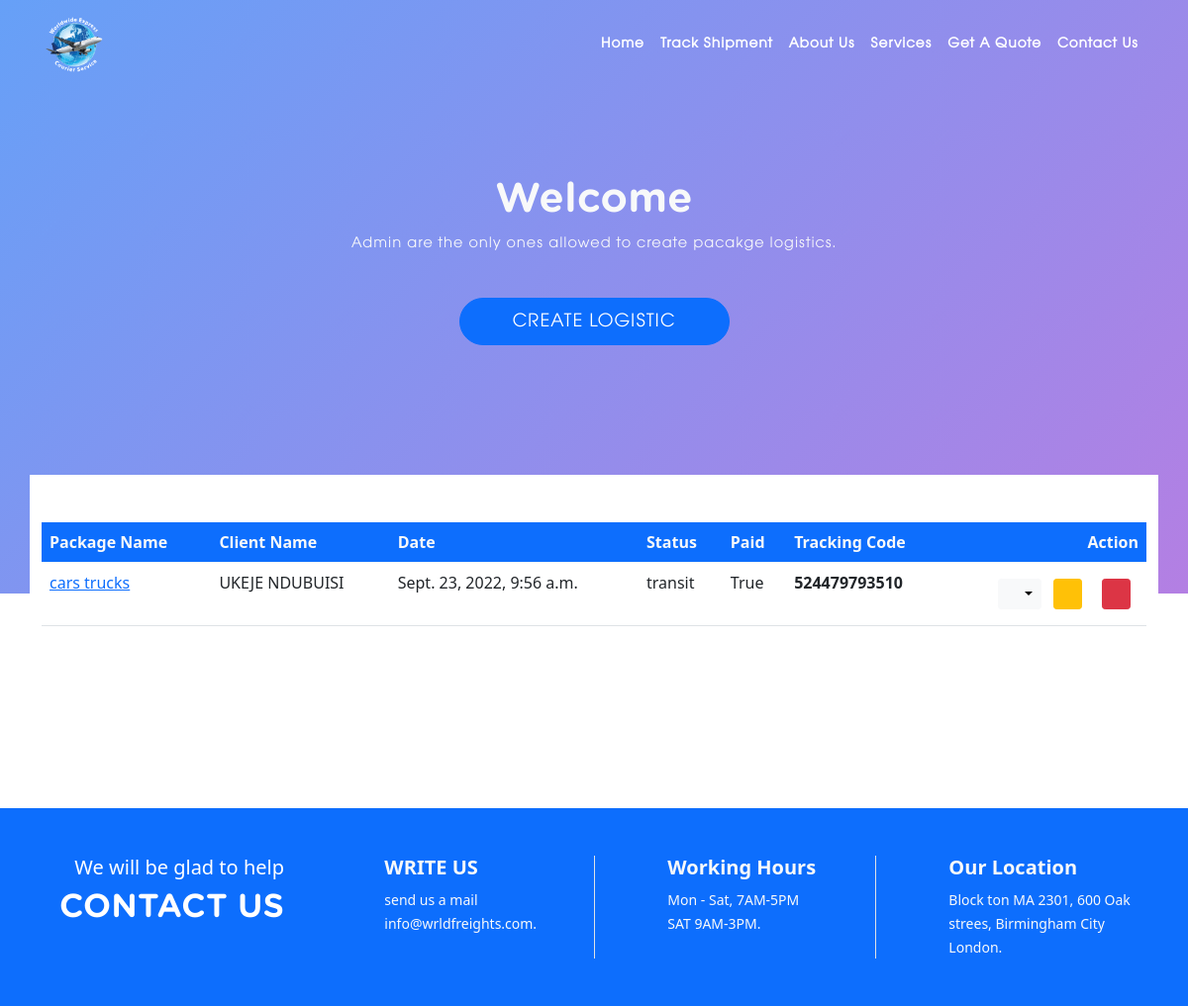
/dashboard/dalimike/, run on an earlier commit of the app's database.
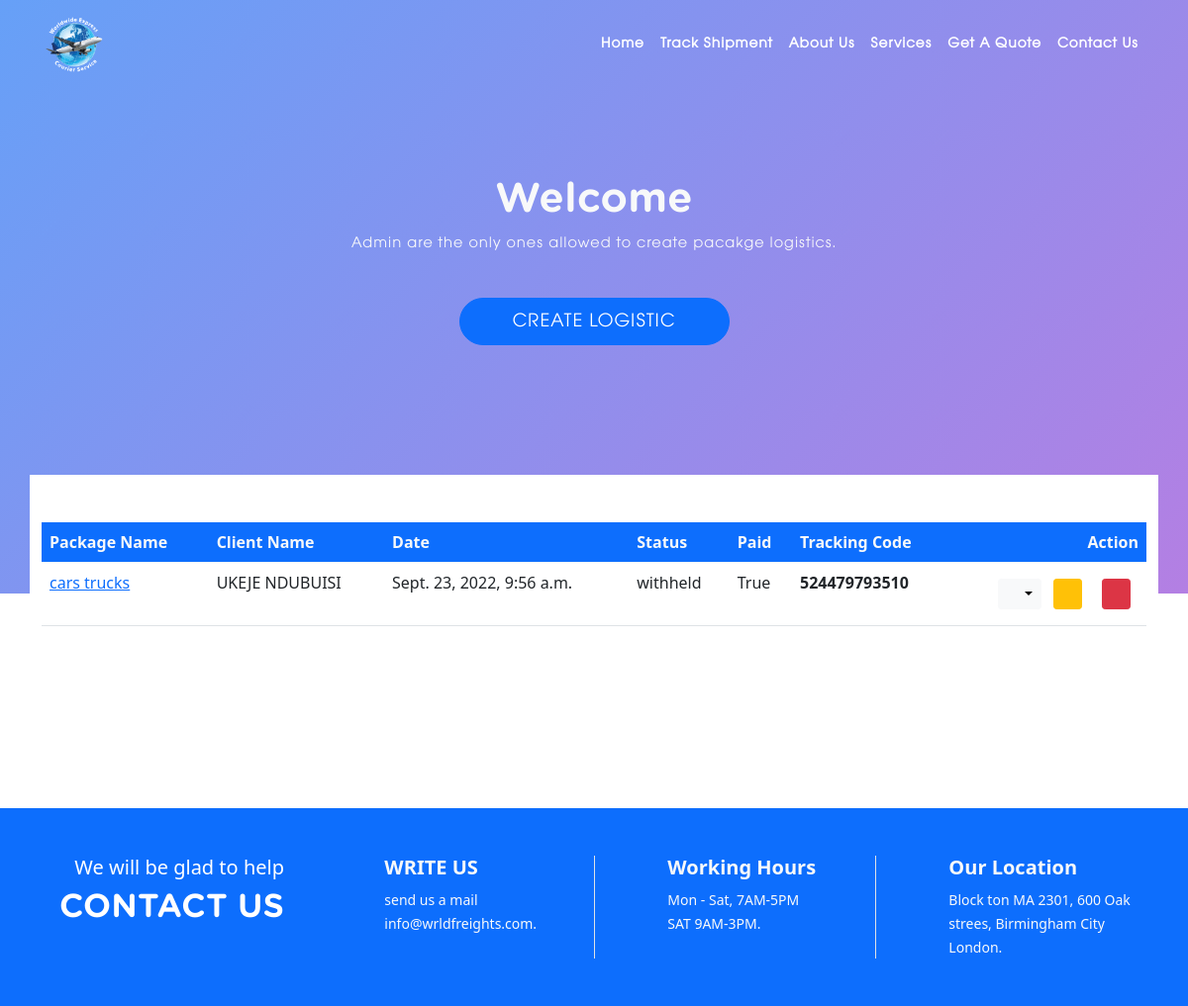
And on a later commit of the database.
### shipment/models.py (models this page shows, shortened)
class ItemDetail (models.Model):
    item_sender = models.ForeignKey(ItemSender, on_delete=models.CASCADE, related_name="item_sender")
    item_receiver = models.ForeignKey(ItemReciever, on_delete=models.CASCADE, related_name="item_receiver")
    item_name = models.CharField(max_length=150)
    slug = models.CharField(max_length=150)
    quantity = models.IntegerField()
    description = models.TextField(max_length= 400, null=True, blank=True)
    weight = models.CharField(max_length=100)
    image = models.ImageField(upload_to='package_photos', default='avatar.png')
    paid = models.BooleanField(default=False)
    shipped = models.BooleanField(default=False)
    item_code = models.CharField(max_length=100)
    date_sent = models.DateTimeField(default=timezone.now)
    date_recieved = models.DateTimeField(default=timezone.now)
    date_shipped = models.DateTimeField(default=timezone.now() + timedelta(1))
    delivery_frame = models.DateTimeField(default=timezone.now() + timedelta(7))
    class Meta:
        ordering = ('-date_sent', '-date_recieved')

class ItemReciever(models.Model):
    sender = models.ForeignKey(ItemSender, on_delete=models.CASCADE, related_name="sender_to_receiver")
    fullname = models.CharField(max_length=250, blank=False, null=False)
    email = models.EmailField(max_length=200, blank=False, null=False)
    address =  models.CharField(max_length=300, blank=True, null=True)
    postal_code = models.CharField(max_length=150, blank=False, null=False)
    city = models.CharField(max_length=100, blank=False, null=False)
    country = CountryField(
        blank_label="(select a country)",
    )
    date_created = models.DateTimeField(default=timezone.now)
    class Meta:
        ordering = ('-date_created',)

class Status(models.Model):
    STATUS= (
        ('en route', 'EN ROUTE'),
        ('in transit', 'IN TRANSIT'),
        ('withheld', 'WITHHELD'),
        ('sent', 'SENT'),
        ('delivered', 'DELIVERED'),
    )
    PROBLEM = (
        ('none', 'No Problems'),
        ('paperwork', 'PAPERWORK_OVERLOAD'),
        ('custom clerance', 'CUSTOM CLEARANCE'),
        ('bad weather', 'BAD WEATHER'),
    )
    item = models.OneToOneField(ItemDetail, on_delete=models.CASCADE, related_name="item_status")
    status = models.CharField(choices=STATUS, default='transit', max_length=100)
    problem_type = models.CharField(choices=PROBLEM, default='no problem', max_length=100)
    country = CountryField(
        blank_label="(select a country)",
    )

### client/views.py (the view)
# urls.py: path('<str:username>/', dashboard, name="client-dashboard" ),
def dashboard(request, username):
    items = ItemDetail.objects.all()
    context = {
        "items": items,
        "title": "dashboard-worldwide"
    }
    return render(request, 'account/user/dashboard.html', context)

### client/templates/account/user/dashboard.html (shortened to what this page needs)
{% extends 'base.html' %} {% load static %} {% load crispy_forms_tags %} {% block content %}
<section class="navbackground">
    <div class="container">
        <section class="row">
            <div class="col-12 col-md-6 mx-auto text-center">
                <h1 class="text-light">Welcome
                </h1>
                <p class="text-light">
                    Admin are the only ones allowed to create pacakge logistics.
                </p>
                <p class="pt-4">
                    <a href="{% url 'create-shipment' %}" class=" btn btn-primary rounded-pill btn-lg col-6">
                        CREATE LOGISTIC</a>
                </p>
            </div>
        </section>
    </div>
</section>
<section id="dashboard" class="ad-upward">
    <div class="container py-5 bg-white">
        <div class="row ">
            <div class="col-12">
                <div class="table-responsive">
                    <table class="table">
                        <thead class="bg-primary text-light">
                            <th>Package Name</th>
                            <th>Client Name</th>
                            <th>Date</th>
                            <th>Status</th>
                            <th>Paid</th>
                            <th>Tracking Code</th>
                            <th class="text-end">Action</th>
                        </thead>
                        <tbody>
                            {% for item in items %}
                            <tr>
                                <td>
                                    <a href="{% url 'shipment-receipt' item.id %}">{{item.item_name}}</a>
                                </td>
                                <td>{{item.item_receiver.fullname}}</td>
                                <td>{{item.date_sent}}</td>
                                <td>{{item.item_status.status}}</td>
                                <td>{{item.paid}}</td>
                                <td><b>{{item.item_code}}</b></td>
                                <td class=" text-end">
                                    <div class="dropdown d-inline-block">
                                        <button class="btn btn-light btn-sm dropdown-toggle" type="button" id="dropdownMenuButton1" data-bs-toggle="dropdown" aria-expanded="false" data-bs-placement="top" title="Edit Logistics">
                                            <i
                                                class=" icofont icofont-options"></i>
                                        </button>
                                    </div>
                                    <div class="p-2 d-inline-block" data-bs-toggle="tooltip" aria-expanded="false" data-bs-placement="top" title="Logistics Issues">
                                        <a class="btn btn-warning btn-sm" href="{% url 'edit_status' item.id %}">
                                            <i class=" icofont icofont-settings"></i>
                                        </a>
                                    </div>
                                    <div class="p-2 d-inline-block" data-bs-toggle="tooltip" aria-expanded="false">
                                        <a class="btn btn-danger btn-sm" href="{% url 'package-delete' item.id %}">
                                            <i class=" icofont icofont-delete-alt"></i>
                                        </a>
                                    </div>
                                </td>
                            </tr>
                            {% endfor %}
                        </tbody>
                    </table>
                </div>
            </div>
        </div>
    </div>
</section>
{% endblock content %}

### shipment/templates/base.html (shortened to what this page needs)
<!DOCTYPE html> {% load static %}
<html lang="en">
<head>
    <link rel="stylesheet" href="{% static 'shipment/css/bootstrap.min.css' %}" />
    <link rel="stylesheet" href="{% static 'shipment/css/icofont/icofont.min.css' %}" />
    <link rel="stylesheet" href="{% static 'shipment/css/main.css' %}" />
    <link rel="stylesheet" href="{% static 'client/css/client.css' %}" />
    <link rel="stylesheet" href="{% static 'shipment/fonts/Avalon-Book/style.css' %}" />
    <link rel="stylesheet" href="{% static 'shipment/fonts/GothamRndSSm-Bold/style.css' %}" />
    <link rel="stylesheet" href="https://cdnjs.cloudflare.com/ajax/libs/animate.css/4.1.1/animate.min.css" />
    <link href="https://unpkg.com/aos@2.3.1/dist/aos.css" rel="stylesheet">
</head>
<body>
    <nav class="navbar navbar-expand-lg fixed-top navbar-light">
        <div class="container">
            <a class="navbar-brand text-warning" href="/">
                <img src="{% static '/shipment/images/logo2.png' %}" class="img-fluid" alt="" style="height: 60px !important; width: 100%;">
            </a>
            <div class="collapse navbar-collapse" id="navbarSupportedContent">
                <ul class="navbar-nav ms-auto  mb-2 mb-lg-0">
                    <li class="nav-item">
                        <a class="nav-link" aria-current="page" href="{% url 'shipment_index' %}">Home</a>
                    </li>
                    <li class="nav-item">
                        <a class="nav-link" href="#track">Track Shipment</a>
                    </li>
                    <li class="nav-item">
                        <a class="nav-link" href="#about">About Us</a>
                    </li>
                    <li class="nav-item">
                        <a class="nav-link" href="#services">Services</a>
                    </li>
                    <li class="nav-item">
                        <a class="nav-link" href="#quote">Get A Quote</a>
                    </li>
                    <li class="nav-item">
                        <a class="nav-link" href="#footer">
                            Contact Us
                        </a>
                    </li>
                </ul>
            </div>
        </div>
    </nav>
    {% block content %} {% endblock content %}
    <footer id="footer" class="bg-primary text-white py-5">
        <div class=" container">
            <div class="row">
                <div class="col-12 col-md-3 text-end">
                    <div class="pe-3">
                        <h5>We will be glad to help</h5>
                        <h2>CONTACT US</h2>
                    </div>
                </div>
                <div class="col-6 col-md-3 d-flex">
                    <i class=" icofont icofont-mail icofont-3x text-warning"></i>
                    <span class="ps-4 text-light">
                        <h5><b>WRITE US</b></h5>
                        <small>
                            send us a mail <br>
                            info@wrldfreights.com.
                        </small>
                    </span>
                </div>
                <div class="col-6 col-md-3 d-flex border-start border-end">
                    <i class=" icofont icofont-ui-timer icofont-3x text-warning"></i>
                    <span class="ps-4 text-light">
                        <h5><b>Working Hours</b></h5>
                        <small>
                            Mon - Sat, 7AM-5PM <br>
                            SAT 9AM-3PM.
                        </small>
                    </span>
                </div>
                <div class="col-6 col-md-3 d-flex">
                    <i class=" icofont icofont-location-pin icofont-3x text-warning"></i>
                    <span class="ps-4 text-light">
                        <h5><b>Our Location</b></h5>
                        <small>
                            Block ton MA 2301, 600 Oak strees, Birmingham
                            City London.
                        </small>
                    </span>
                </div>
            </div>
        </div>
    </footer>
</body>
</html>

### shipment/static/shipment/css/main.css (style rules this page uses)
html, body { width: auto !important; }
.navbar-light { padding: 10px !important; }
.navbar-light .navbar-nav .nav-link { color: rgba(255, 255, 255, 1); text-transform: capitalize; font-weight: 700; letter-spacing: 1px; font-family: 'Avalon'; font-size: 15px; }
h1, h2, h3, h4, h4, h6 { font-family: 'Gotham Rounded'; font-weight: 100; text-transform: capitalize; letter-spacing: 0 !important; }
p { font-family: 'Avalon'; letter-spacing: 1px; line-height: 1.8; }
.navbackground { padding-top: 22vh; min-height: 75vh; background: linear-gradient(135deg, rgba(0, 97, 242, .6) 0%, rgba(105, 0, 199, .5) 100%); }
.ad-upward { transform: translateY(-120px); z-index: 10; }

What changed in the data, as far as the page shows it:
changed through a linked row, ItemDetail "cars trucks": item_status.status "transit" → "withheld"
